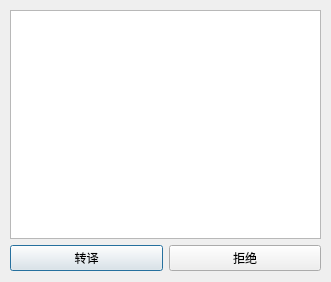
<?xml version="1.0" encoding="UTF-8"?>
<ui version="4.0">
 <class>Dialog</class>
 <widget class="QDialog" name="Dialog">
  <property name="geometry">
   <rect>
    <x>0</x>
    <y>0</y>
    <width>331</width>
    <height>282</height>
   </rect>
  </property>
  <property name="windowTitle">
   <string>Dialog</string>
  </property>
  <widget class="QWidget" name="verticalLayoutWidget">
   <property name="geometry">
    <rect>
     <x>10</x>
     <y>10</y>
     <width>311</width>
     <height>261</height>
    </rect>
   </property>
   <layout class="QVBoxLayout" name="verticalLayout">
    <item>
     <widget class="QTextEdit" name="textEdit">
      <property name="readOnly">
       <bool>true</bool>
      </property>
     </widget>
    </item>
    <item>
     <layout class="QHBoxLayout" name="horizontalLayout">
      <item>
       <widget class="QPushButton" name="pushButton_accept">
        <property name="text">
         <string>转译</string>
        </property>
       </widget>
      </item>
      <item>
       <widget class="QPushButton" name="pushButton_reject">
        <property name="text">
         <string>拒绝</string>
        </property>
       </widget>
      </item>
     </layout>
    </item>
   </layout>
  </widget>
 </widget>
 <resources/>
 <connections>
  <connection>
   <sender>pushButton_accept</sender>
   <signal>clicked()</signal>
   <receiver>Dialog</receiver>
   <slot>accept()</slot>
   <hints>
    <hint type="sourcelabel">
     <x>86</x>
     <y>254</y>
    </hint>
    <hint type="destinationlabel">
     <x>165</x>
     <y>140</y>
    </hint>
   </hints>
  </connection>
  <connection>
   <sender>pushButton_reject</sender>
   <signal>clicked()</signal>
   <receiver>Dialog</receiver>
   <slot>reject()</slot>
   <hints>
    <hint type="sourcelabel">
     <x>243</x>
     <y>254</y>
    </hint>
    <hint type="destinationlabel">
     <x>165</x>
     <y>140</y>
    </hint>
   </hints>
  </connection>
 </connections>
</ui>
